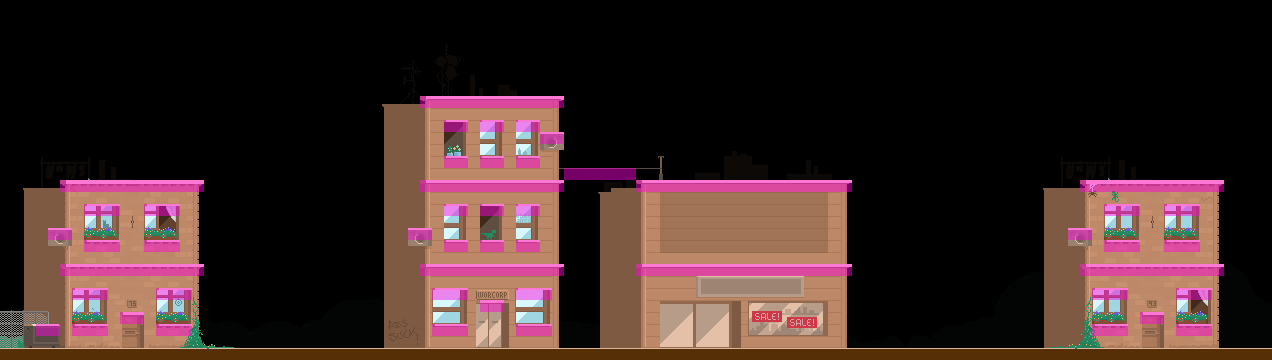

Rendered tile map (Tiled .tmx) drawn with the repository's tilesets; below, a short description and the full map source, tile grids included:
An orthogonal 106x30 tile map with 12x12 px tiles, 1 tile layer (platformLayer), 1 image layer.

<map version="1.0" tiledversion="1.0.3" orientation="orthogonal" renderorder="right-down" width="106" height="30" tilewidth="12" tileheight="12" nextobjectid="27">
 <tileset firstgid="1" name="platformTile" tilewidth="12" tileheight="12" tilecount="1" columns="1">
  <image source="../images/tiles/platform.png" trans="22ff29" width="12" height="12" />
 </tileset>
 <imagelayer name="Background">
  <image source="../images/bg.png" width="1280" height="360" />
 </imagelayer>
 <layer name="platformLayer" width="106" height="30">
  <data encoding="csv">
0,0,0,0,0,0,0,0,0,0,0,0,0,0,0,0,0,0,0,0,0,0,0,0,0,0,0,0,0,0,0,0,0,0,0,0,0,0,0,0,0,0,0,0,0,0,0,0,0,0,0,0,0,0,0,0,0,0,0,0,0,0,0,0,0,0,0,0,0,0,0,0,0,0,0,0,0,0,0,0,0,0,0,0,0,0,0,0,0,0,0,0,0,0,0,0,0,0,0,0,0,0,0,0,0,0,
0,0,0,0,0,0,0,0,0,0,0,0,0,0,0,0,0,0,0,0,0,0,0,0,0,0,0,0,0,0,0,0,0,0,0,0,0,0,0,0,0,0,0,0,0,0,0,0,0,0,0,0,0,0,0,0,0,0,0,0,0,0,0,0,0,0,0,0,0,0,0,0,0,0,0,0,0,0,0,0,0,0,0,0,0,0,0,0,0,0,0,0,0,0,0,0,0,0,0,0,0,0,0,0,0,0,
0,0,0,0,0,0,0,0,0,0,0,0,0,0,0,0,0,0,0,0,0,0,0,0,0,0,0,0,0,0,0,0,0,0,0,0,0,0,0,0,0,0,0,0,0,0,0,0,0,0,0,0,0,0,0,0,0,0,0,0,0,0,0,0,0,0,0,0,0,0,0,0,0,0,0,0,0,0,0,0,0,0,0,0,0,0,0,0,0,0,0,0,0,0,0,0,0,0,0,0,0,0,0,0,0,0,
0,0,0,0,0,0,0,0,0,0,0,0,0,0,0,0,0,0,0,0,0,0,0,0,0,0,0,0,0,0,0,0,0,0,0,0,0,0,0,0,0,0,0,0,0,0,0,0,0,0,0,0,0,0,0,0,0,0,0,0,0,0,0,0,0,0,0,0,0,0,0,0,0,0,0,0,0,0,0,0,0,0,0,0,0,0,0,0,0,0,0,0,0,0,0,0,0,0,0,0,0,0,0,0,0,0,
0,0,0,0,0,0,0,0,0,0,0,0,0,0,0,0,0,0,0,0,0,0,0,0,0,0,0,0,0,0,0,0,0,0,0,0,0,0,0,0,0,0,0,0,0,0,0,0,0,0,0,0,0,0,0,0,0,0,0,0,0,0,0,0,0,0,0,0,0,0,0,0,0,0,0,0,0,0,0,0,0,0,0,0,0,0,0,0,0,0,0,0,0,0,0,0,0,0,0,0,0,0,0,0,0,0,
0,0,0,0,0,0,0,0,0,0,0,0,0,0,0,0,0,0,0,0,0,0,0,0,0,0,0,0,0,0,0,0,0,0,0,0,0,0,0,0,0,0,0,0,0,0,0,0,0,0,0,0,0,0,0,0,0,0,0,0,0,0,0,0,0,0,0,0,0,0,0,0,0,0,0,0,0,0,0,0,0,0,0,0,0,0,0,0,0,0,0,0,0,0,0,0,0,0,0,0,0,0,0,0,0,0,
0,0,0,0,0,0,0,0,0,0,0,0,0,0,0,0,0,0,0,0,0,0,0,0,0,0,0,0,0,0,0,0,0,0,0,0,0,0,0,0,0,0,0,0,0,0,0,0,0,0,0,0,0,0,0,0,0,0,0,0,0,0,0,0,0,0,0,0,0,0,0,0,0,0,0,0,0,0,0,0,0,0,0,0,0,0,0,0,0,0,0,0,0,0,0,0,0,0,0,0,0,0,0,0,0,0,
0,0,0,0,0,0,0,0,0,0,0,0,0,0,0,0,0,0,0,0,0,0,0,0,0,0,0,0,0,0,0,0,0,0,0,0,0,0,0,0,0,0,0,0,0,0,0,0,0,0,0,0,0,0,0,0,0,0,0,0,0,0,0,0,0,0,0,0,0,0,0,0,0,0,0,0,0,0,0,0,0,0,0,0,0,0,0,0,0,0,0,0,0,0,0,0,0,0,0,0,0,0,0,0,0,0,
0,0,0,0,0,0,0,0,0,0,0,0,0,0,0,0,0,0,0,0,0,0,0,0,0,0,0,0,0,0,0,0,0,0,0,1,1,1,1,1,1,1,1,1,1,1,1,0,0,0,0,0,0,0,0,0,0,0,0,0,0,0,0,0,0,0,0,0,0,0,0,0,0,0,0,0,0,0,0,0,0,0,0,0,0,0,0,0,0,0,0,0,0,0,0,0,0,0,0,0,0,0,0,0,0,0,
0,0,0,0,0,0,0,0,0,0,0,0,0,0,0,0,0,0,0,0,0,0,0,0,0,0,0,0,0,0,0,0,0,0,0,0,0,0,0,0,0,0,0,0,0,0,0,0,0,0,0,0,0,0,0,0,0,0,0,0,0,0,0,0,0,0,0,0,0,0,0,0,0,0,0,0,0,0,0,0,0,0,0,0,0,0,0,0,0,0,0,0,0,0,0,0,0,0,0,0,0,0,0,0,0,0,
0,0,0,0,0,0,0,0,0,0,0,0,0,0,0,0,0,0,0,0,0,0,0,0,0,0,0,0,0,0,0,0,0,0,0,0,0,1,1,0,1,1,0,1,1,0,0,0,0,0,0,0,0,0,0,0,0,0,0,0,0,0,0,0,0,0,0,0,0,0,0,0,0,0,0,0,0,0,0,0,0,0,0,0,0,0,0,0,0,0,0,0,0,0,0,0,0,0,0,0,0,0,0,0,0,0,
0,0,0,0,0,0,0,0,0,0,0,0,0,0,0,0,0,0,0,0,0,0,0,0,0,0,0,0,0,0,0,0,0,0,0,0,0,0,0,0,0,0,0,0,0,1,1,0,0,0,0,0,0,0,0,0,0,0,0,0,0,0,0,0,0,0,0,0,0,0,0,0,0,0,0,0,0,0,0,0,0,0,0,0,0,0,0,0,0,0,0,0,0,0,0,0,0,0,0,0,0,0,0,0,0,0,
0,0,0,0,0,0,0,0,0,0,0,0,0,0,0,0,0,0,0,0,0,0,0,0,0,0,0,0,0,0,0,0,0,0,0,0,0,0,0,0,0,0,0,0,0,0,0,0,0,0,0,0,0,0,0,0,0,0,0,0,0,0,0,0,0,0,0,0,0,0,0,0,0,0,0,0,0,0,0,0,0,0,0,0,0,0,0,0,0,0,0,0,0,0,0,0,0,0,0,0,0,0,0,0,0,0,
0,0,0,0,0,0,0,0,0,0,0,0,0,0,0,0,0,0,0,0,0,0,0,0,0,0,0,0,0,0,0,0,0,0,0,0,0,1,1,0,1,1,0,1,1,0,0,0,0,0,0,0,0,0,0,0,0,0,0,0,0,0,0,0,0,0,0,0,0,0,0,0,0,0,0,0,0,0,0,0,0,0,0,0,0,0,0,0,0,0,0,0,0,0,0,0,0,0,0,0,0,0,0,0,0,0,
0,0,0,0,0,0,0,0,0,0,0,0,0,0,0,0,0,0,0,0,0,0,0,0,0,0,0,0,0,0,0,0,0,0,0,0,0,0,0,0,0,0,0,0,0,0,0,1,1,1,1,1,1,0,0,0,0,0,0,0,0,0,0,0,0,0,0,0,0,0,0,0,0,0,0,0,0,0,0,0,0,0,0,0,0,0,0,0,0,0,0,0,0,0,0,0,0,0,0,0,0,0,0,0,0,0,
0,0,0,0,0,1,1,1,1,1,1,1,1,1,1,1,1,0,0,0,0,0,0,0,0,0,0,0,0,0,0,0,0,0,0,1,1,1,1,1,1,1,1,1,1,1,1,0,0,0,0,0,0,1,1,1,1,1,1,1,1,1,1,1,1,1,1,1,1,1,1,0,0,0,0,0,0,0,0,0,0,0,0,0,0,0,0,0,0,0,1,1,1,1,1,1,1,1,1,1,1,1,0,0,0,0,
0,0,0,0,0,0,0,0,0,0,0,0,0,0,0,0,0,0,0,0,0,0,0,0,0,0,0,0,0,0,0,0,0,0,0,0,0,0,0,0,0,0,0,0,0,0,0,0,0,0,0,0,0,0,0,0,0,0,0,0,0,0,0,0,0,0,0,0,0,0,0,0,0,0,0,0,0,0,0,0,0,0,0,0,0,0,0,0,0,0,0,0,0,0,0,0,0,0,0,0,0,0,0,0,0,0,
0,0,0,0,0,0,0,1,1,1,0,0,1,1,1,0,0,0,0,0,0,0,0,0,0,0,0,0,0,0,0,0,0,0,0,0,0,1,1,0,1,1,0,1,1,0,0,0,0,0,0,0,0,0,0,0,0,0,0,0,0,0,0,0,0,0,0,0,0,0,0,0,0,0,0,0,0,0,0,0,0,0,0,0,0,0,0,0,0,0,0,0,1,1,1,0,0,1,1,1,0,0,0,0,0,0,
0,0,0,0,0,0,0,0,0,0,0,0,0,0,0,0,0,0,0,0,0,0,0,0,0,0,0,0,0,0,0,0,0,0,0,0,0,0,0,0,0,0,0,0,0,0,0,0,0,0,0,0,0,0,0,0,0,0,0,0,0,0,0,0,0,0,0,0,0,0,0,0,0,0,0,0,0,0,0,0,0,0,0,0,0,0,0,0,0,0,0,0,0,0,0,0,0,0,0,0,0,0,0,0,0,0,
0,0,0,0,1,1,0,0,0,0,0,0,0,0,0,0,0,0,0,0,0,0,0,0,0,0,0,0,0,0,0,0,0,0,1,1,0,0,0,0,0,0,0,0,0,0,0,0,0,0,0,0,0,0,0,0,0,0,0,0,0,0,0,0,0,0,0,0,0,0,0,0,0,0,0,0,0,0,0,0,0,0,0,0,0,0,0,0,0,1,1,0,0,0,0,0,0,0,0,0,0,0,0,0,0,0,
0,0,0,0,0,0,0,1,1,1,0,0,1,1,1,0,0,0,0,0,0,0,0,0,0,0,0,0,0,0,0,0,0,0,0,0,0,1,1,0,1,1,0,1,1,0,0,0,0,0,0,0,0,0,0,0,0,0,0,0,0,0,0,0,0,0,0,0,0,0,0,0,0,0,0,0,0,0,0,0,0,0,0,0,0,0,0,0,0,0,0,0,1,1,1,0,0,1,1,1,0,0,0,0,0,0,
0,0,0,0,0,0,0,0,0,0,0,0,0,0,0,0,0,0,0,0,0,0,0,0,0,0,0,0,0,0,0,0,0,0,0,0,0,0,0,0,0,0,0,0,0,0,0,0,0,0,0,0,0,0,0,0,0,0,0,0,0,0,0,0,0,0,0,0,0,0,0,0,0,0,0,0,0,0,0,0,0,0,0,0,0,0,0,0,0,0,0,0,0,0,0,0,0,0,0,0,0,0,0,0,0,0,
0,0,0,0,0,1,1,1,1,1,1,1,1,1,1,1,1,0,0,0,0,0,0,0,0,0,0,0,0,0,0,0,0,0,0,1,1,1,1,1,1,1,1,1,1,1,1,0,0,0,0,0,0,1,1,1,1,1,1,1,1,1,1,1,1,1,1,1,1,1,1,0,0,0,0,0,0,0,0,0,0,0,0,0,0,0,0,0,0,0,1,1,1,1,1,1,1,1,1,1,1,1,0,0,0,0,
0,0,0,0,0,0,0,0,0,0,0,0,0,0,0,0,0,0,0,0,0,0,0,0,0,0,0,0,0,0,0,0,0,0,0,0,0,0,0,0,0,0,0,0,0,0,0,0,0,0,0,0,0,0,0,0,0,0,0,0,0,0,0,0,0,0,0,0,0,0,0,0,0,0,0,0,0,0,0,0,0,0,0,0,0,0,0,0,0,0,0,0,0,0,0,0,0,0,0,0,0,0,0,0,0,0,
0,0,0,0,0,0,1,1,1,0,0,0,0,1,1,1,0,0,0,0,0,0,0,0,0,0,0,0,0,0,0,0,0,0,0,0,1,1,1,0,0,0,0,1,1,1,0,0,0,0,0,0,0,0,0,0,0,0,0,0,0,0,0,0,0,0,0,0,0,0,0,0,0,0,0,0,0,0,0,0,0,0,0,0,0,0,0,0,0,0,0,1,1,1,0,0,0,0,1,1,1,0,0,0,0,0,
0,0,0,0,0,0,0,0,0,0,0,0,0,0,0,0,0,0,0,0,0,0,0,0,0,0,0,0,0,0,0,0,0,0,0,0,0,0,0,0,1,1,0,0,0,0,0,0,0,0,0,0,0,0,0,0,0,0,0,0,0,0,0,0,0,0,0,0,0,0,0,0,0,0,0,0,0,0,0,0,0,0,0,0,0,0,0,0,0,0,0,0,0,0,0,0,0,0,0,0,0,0,0,0,0,0,
0,0,0,0,0,0,0,0,0,0,1,1,0,0,0,0,0,0,0,0,0,0,0,0,0,0,0,0,0,0,0,0,0,0,0,0,0,0,0,0,0,0,0,0,0,0,0,0,0,0,0,0,0,0,0,0,0,0,0,0,0,0,0,0,0,0,0,0,0,0,0,0,0,0,0,0,0,0,0,0,0,0,0,0,0,0,0,0,0,0,0,0,0,0,0,1,1,0,0,0,0,0,0,0,0,0,
0,0,0,1,1,0,1,1,1,0,0,0,0,1,1,1,0,0,0,0,0,0,0,0,0,0,0,0,0,0,0,0,0,0,0,0,1,1,1,0,0,0,0,1,1,1,0,0,0,0,0,0,0,0,0,0,0,0,0,0,0,0,0,0,0,0,0,0,0,0,0,0,0,0,0,0,0,0,0,0,0,0,0,0,0,0,0,0,0,0,0,1,1,1,0,0,0,0,1,1,1,0,0,0,0,0,
0,0,0,0,0,0,0,0,0,0,0,0,0,0,0,0,0,0,0,0,0,0,0,0,0,0,0,0,0,0,0,0,0,0,0,0,0,0,0,0,0,0,0,0,0,0,0,0,0,0,0,0,0,0,0,0,0,0,0,0,0,0,0,0,0,0,0,0,0,0,0,0,0,0,0,0,0,0,0,0,0,0,0,0,0,0,0,0,0,0,0,0,0,0,0,0,0,0,0,0,0,0,0,0,0,0,
0,0,0,0,0,0,0,0,0,0,0,0,0,0,0,0,0,0,0,0,0,0,0,0,0,0,0,0,0,0,0,0,0,0,0,0,0,0,0,0,0,0,0,0,0,0,0,0,0,0,0,0,0,0,0,0,0,0,0,0,0,0,0,0,0,0,0,0,0,0,0,0,0,0,0,0,0,0,0,0,0,0,0,0,0,0,0,0,0,0,0,0,0,0,0,0,0,0,0,0,0,0,0,0,0,0
</data>
 </layer>
</map>
